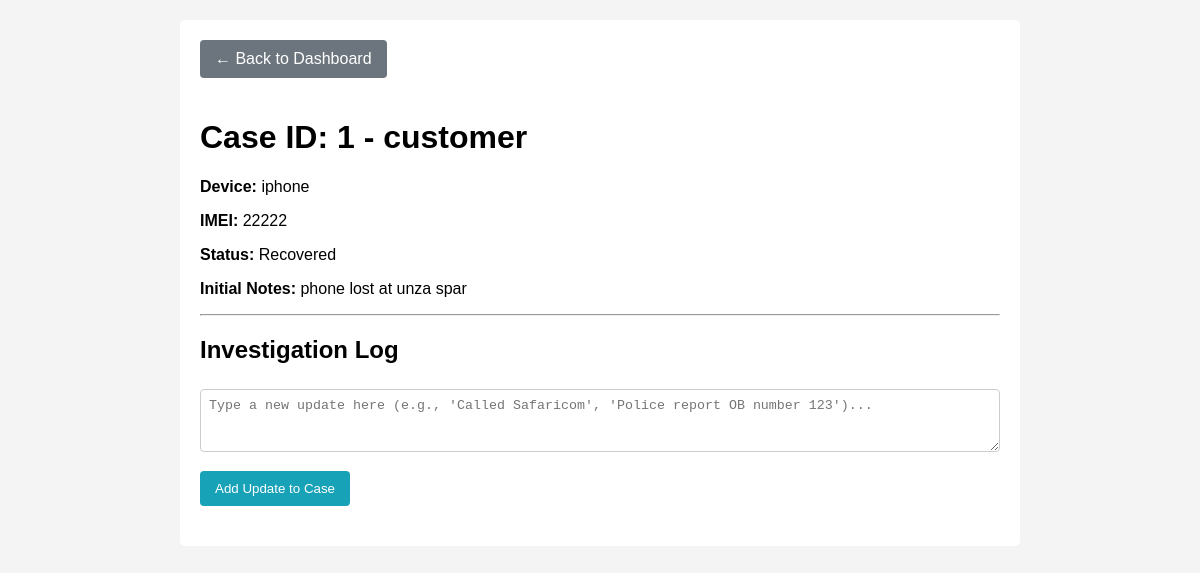
The page /case/1 (signed in) on the database its author committed.
### tables this page shows
CREATE TABLE cases (
        id INTEGER PRIMARY KEY AUTOINCREMENT,
        customer_name TEXT,
        phone_model TEXT,
        imei TEXT,
        phone_number TEXT,
        date_lost TEXT,
        location_lost TEXT,
        status TEXT,
        notes TEXT
    );

### app.py (the view)
@app.route('/case/<int:case_id>')
def view_case(case_id):
    if 'logged_in' not in session:
        return redirect(url_for('login'))
    conn = sqlite3.connect('mprs_cases.db')
    cursor = conn.cursor()
    cursor.execute("SELECT * FROM cases WHERE id = ?", (case_id,))
    case_info = cursor.fetchone()
    cursor.execute("SELECT * FROM case_notes WHERE case_id = ? ORDER BY id DESC", (case_id,))
    notes_list = cursor.fetchall()
    cursor.execute("SELECT * FROM gps_tracking WHERE case_id = ? ORDER BY id DESC", (case_id,))
    gps_history = cursor.fetchall()
    conn.close()
    return render_template('view_case.html', case=case_info, notes=notes_list, gps_history=gps_history)

### templates/view_case.html (shortened to what this page needs)
<!DOCTYPE html>
<html>
<head>
</head>
<body>
    <div class="container">
        <a href="/" class="back-btn">&larr; Back to Dashboard</a>
        <h1>Case ID: {{ case[0] }} - {{ case[1] }}</h1>
        <p><strong>Device:</strong> {{ case[2] }}</p>
        <p><strong>IMEI:</strong> {{ case[3] }}</p>
        <p><strong>Status:</strong> {{ case[7] }}</p>
        <p><strong>Initial Notes:</strong> {{ case[8] }}</p>
        <hr>
        <h2>Investigation Log</h2>
        <form action="/add_note/{{ case[0] }}" method="POST">
            <textarea name="note_text" placeholder="Type a new update here (e.g., 'Called Safaricom', 'Police report OB number 123')..." rows="3" required></textarea>
            <button type="submit">Add Update to Case</button>
        </form>
    </div>
</body>
</html>

### templates/view_case.html (style rules this page uses)
body { font-family: Arial, sans-serif; margin: 20px; background-color: #f4f4f4; }
.container { background: white; padding: 20px; border-radius: 5px; max-width: 800px; margin: auto; }
input, textarea { width: 100%; padding: 8px; margin: 5px 0 15px 0; border: 1px solid #ccc; border-radius: 4px; box-sizing: border-box; }
button { background-color: #17a2b8; color: white; padding: 10px 15px; border: none; border-radius: 4px; cursor: pointer; }
.back-btn { display: inline-block; background: #6c757d; color: white; padding: 10px 15px; text-decoration: none; border-radius: 4px; margin-bottom: 20px; }

### rows shown on the page
cases: id "1", customer_name "customer", phone_model "iphone", imei "22222", status "Recovered", notes "phone lost at unza spar"
